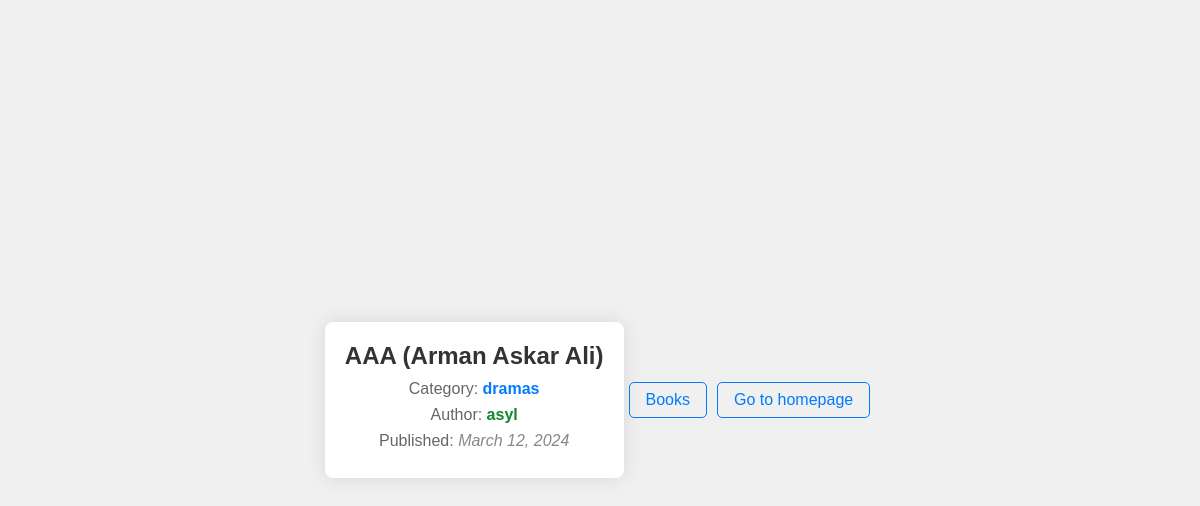
The page /books/3 (signed in) on the database its author committed.
### main/models.py (models this page shows, shortened)
class Book(models.Model):
  title = models.CharField(max_length=100)
  category = models.ForeignKey(Category, on_delete=models.CASCADE)
  author = models.ForeignKey(Author, on_delete=models.CASCADE)
  publication_date = models.DateField()
  objects = BookQuerySet().as_manager()

class Category(models.Model):
  name = models.CharField(max_length=100)
  objects = CategoryManager()
  class Meta:
    verbose_name_plural = 'categories'
  def __str__(self):
    return self.name

class Author(models.Model):
  user = models.OneToOneField(User, on_delete=models.CASCADE)
  bio = models.TextField()
  objects = AuthorManager().as_manager()
  def __str__(self):
    return self.user.username

### main/views.py (the view)
# urls.py: path('books/<int:id>', get_book, name='get_book'),
@decorators.login_required(login_url='login')
def get_book(request, id):
  book = Book.objects.get(pk=id)
  if book:
    return render(request, 'book.html', {'book': book})
  else:
    return HttpResponse("Book doesn't exist!")

### main/templates/book.html (shortened to what this page needs)
<!DOCTYPE html>
<html lang="en">
  <head>
  </head>
  <body>
    <div class="container">
      <h2>{{book.title}}</h2>
      <p>Category: <strong>{{book.category}}</strong></p>
      <p>Author: <strong class="author">{{book.author}}</strong></p>
      <p>Published: <i>{{book.publication_date}}</i></p>
    </div>
    <a href="{% url 'books' %}">Books</a>
    <a href="{% url 'index' %}">Go to homepage</a>
  </body>
</html>

### main/templates/book.html (style rules this page uses)
body { font-family: Arial, sans-serif; background-color: #f0f0f0; margin: 0; padding: 0; display: flex; justify-content: center; align-items: center; height: 100vh; }
.container { background-color: #fff; border-radius: 8px; box-shadow: 0 0 20px rgba(0, 0, 0, 0.1); padding: 20px; max-width: 400px; text-align: center; }
h2 { color: #333; margin-top: 0; margin-bottom: 10px; }
p { color: #666; margin: 8px 0; }
strong { color: #007bff; }
strong.author { color: #12862b; }
i { color: #888; }
a { text-decoration: none; color: #007bff; margin: 5px; padding: 8px 16px; border: 1px solid #007bff; border-radius: 5px; transition: background-color 0.3s ease; }

### rows shown on the page
Book: title "AAA (Arman Askar Ali)", category "dramas", author "asyl", publication_date "March 12, 2024"
